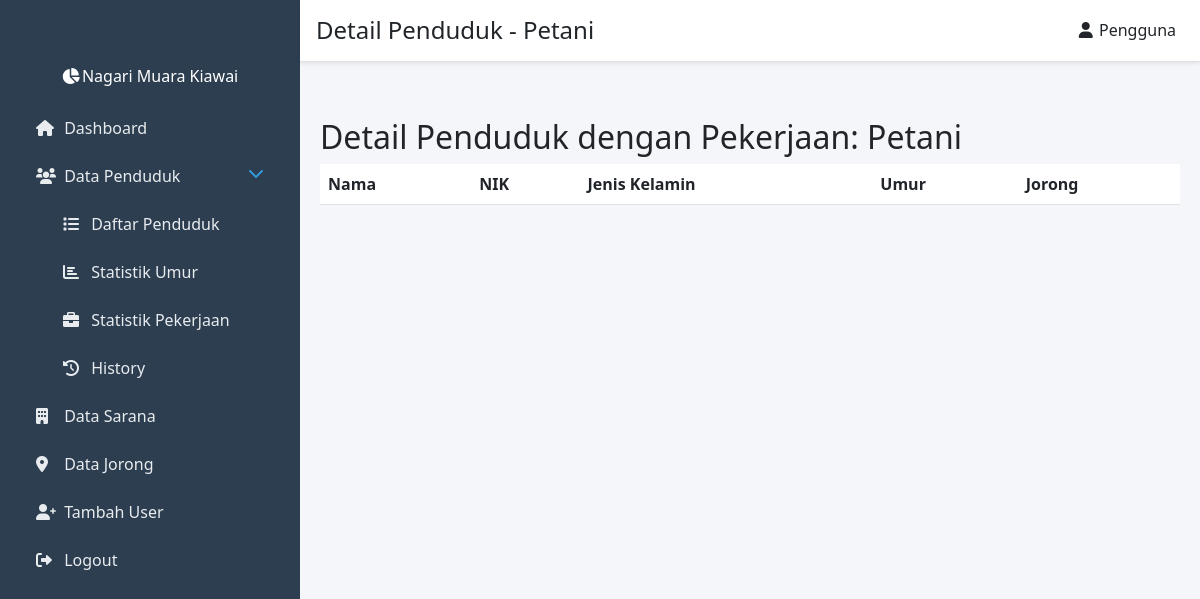
The page /views/penduduk/detail_pekerjaan.php?pekerjaan=Petani (signed in) on the database as committed earlier.
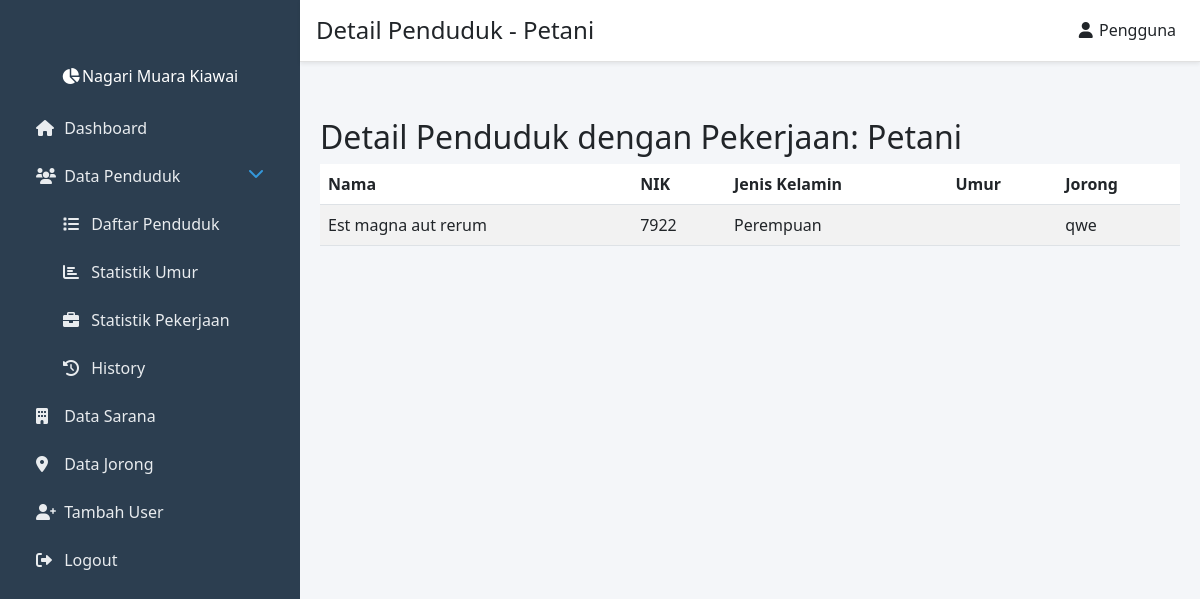
The same page on the database as committed later.
### tables this page shows
CREATE TABLE `penduduk` (
  `id` int(11) NOT NULL,
  `nama` varchar(100) NOT NULL,
  `nik` varchar(16) NOT NULL,
  `jenis_kelamin` enum('Laki-laki','Perempuan') NOT NULL,
  `tempat_lahir` text NOT NULL,
  `tanggal_lahir` date NOT NULL,
  `pekerjaan` varchar(50) NOT NULL,
  `jorong` varchar(50) NOT NULL,
  `created_at` timestamp NULL DEFAULT current_timestamp()
);

### models/Penduduk.php (called while the page is built, shortened)
<?php
require_once __DIR__ . '/../config/database.php';
class Penduduk
{
    private $conn;
    private $table_name = 'penduduk';
    public function __construct()
    {
        $database = new Database();
        $this->conn = $database->getConnection();
    }
    public function getPendudukByPekerjaan($pekerjaan)
    {
        $query = "SELECT * FROM " . $this->table_name . "
                  WHERE pekerjaan = :pekerjaan
                  ORDER BY nama DESC";
        $stmt = $this->conn->prepare($query);
        $stmt->bindParam(':pekerjaan', $pekerjaan);
        $stmt->execute();
        return $stmt->fetchAll(PDO::FETCH_ASSOC);
    }
}

### config/database.php (called while the page is built, shortened)
<?php
class Database {
    private $host = 'localhost';
    private $db_name = 'nagari_muara_kiawai';
    private $username = 'root';
    private $password = '';
    public function getConnection() {
        $this->conn = null;
        try {
            $this->conn = new PDO("mysql:host=" . $this->host . ";dbname=" . $this->db_name,
                                   $this->username,
                                   $this->password);
            $this->conn->setAttribute(PDO::ATTR_ERRMODE, PDO::ERRMODE_EXCEPTION);
        } catch(PDOException $exception) {
            echo "Connection error: " . $exception->getMessage();
        }
        return $this->conn;
    }
}

### views/penduduk/detail_pekerjaan.php (the view, shortened to what this page needs)
<?php
require_once __DIR__ . '/../../models/Penduduk.php';
$pendudukModel = new Penduduk();
$pekerjaan = $_GET['pekerjaan'] ?? '';
$pendudukPekerjaan = $pendudukModel->getPendudukByPekerjaan($pekerjaan);
?>
<div class="container-fluid mt-5">
    <h2>Detail Penduduk dengan Pekerjaan: <?= htmlspecialchars($pekerjaan) ?></h2>
    <table class="table table-striped" id="detailPekerjaanTable">
        <thead>
            <tr>
                <th>Nama</th>
                <th>NIK</th>
                <th>Jenis Kelamin</th>
                <th>Umur</th>
                <th>Jorong</th>
            </tr>
        </thead>
        <tbody>
            <?php foreach ($pendudukPekerjaan as $penduduk): ?>
            <tr>
                <td><?= $penduduk['nama'] ?></td>
                <td><?= $penduduk['nik'] ?></td>
                <td><?= $penduduk['jenis_kelamin'] ?></td>
                <td><?= $penduduk['umur'] ?></td>
                <td><?= $penduduk['jorong'] ?></td>
            </tr>
            <?php endforeach; ?>
        </tbody>
    </table>
</div>
<?php
include '../../views/layout.php';

Rows that differ between the two databases and show on the page:
added penduduk: nama "Est magna aut rerum", nik "7922", jenis_kelamin "Perempuan", jorong "qwe"
